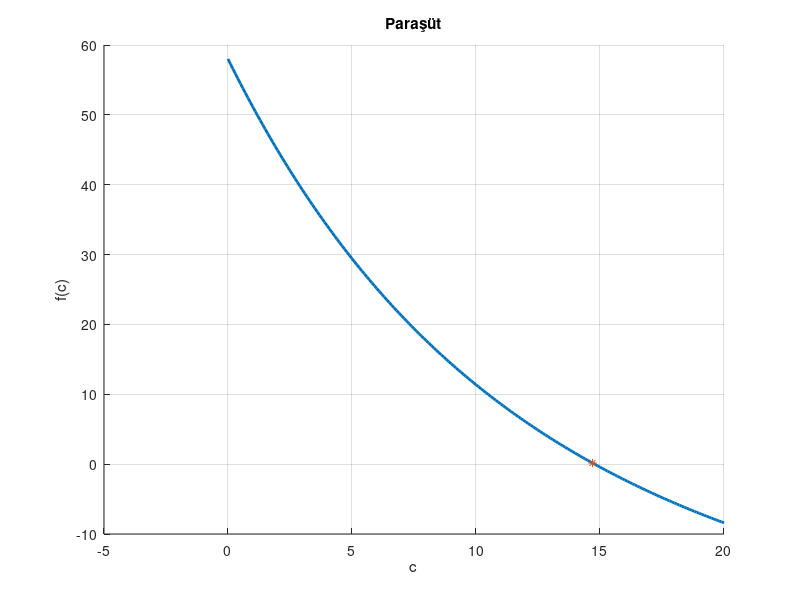

Write the MATLAB code that produced this figure.
clc;clear;close all;clf
v = 40;
g = 9.8;
m = 68.1;
t = 10;
c = -0.001:0.1:19.999;
fc = zeros(1,length(c));
for i = 1:length(c)
fc(i) = g*m/c(i)*(1-exp(-c(i)/m*t))-v;
end
hold on; grid on
plot(c,fc, 'Linewidth',2)
fcs1 = sort(fc, "descend");
fcs2 = fcs1(fcs1>0);
plot(c(length(fcs2)),fcs2(length(fcs2)),"*")
title('Paraşüt')
xlabel('c')
ylabel('f(c)')

